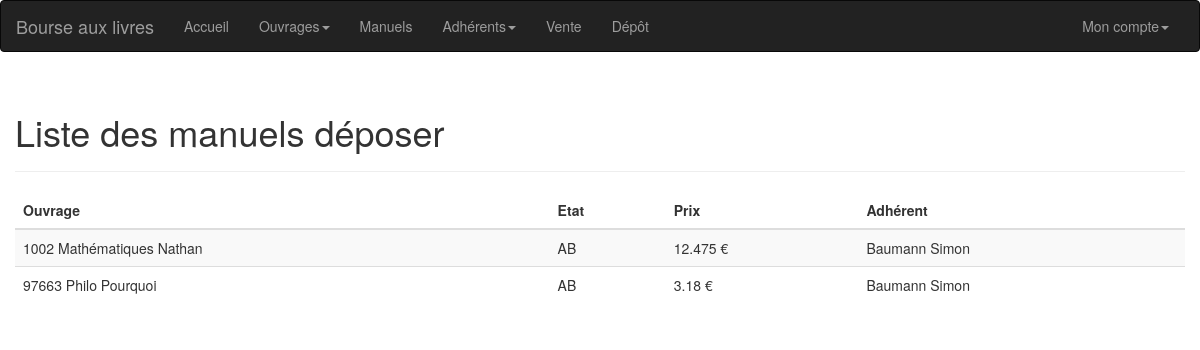
The app's page /manuels (signed in) with its own data.
### tables this page shows
CREATE TABLE `manuel` (
  `id` int(11) NOT NULL,
  `id_ouvrage` int(11) NOT NULL,
  `id_etat` int(11) NOT NULL,
  `prix` double NOT NULL,
  `id_adherent_depot` int(11) NOT NULL
);

CREATE TABLE `ouvrage` (
  `isbn` int(11) NOT NULL,
  `nom` varchar(255) NOT NULL,
  `type` varchar(255) NOT NULL,
  `editeur` varchar(255) NOT NULL,
  `classe` int(11) NOT NULL,
  `section` int(11) NOT NULL,
  `prix_neuf` double NOT NULL,
  `date_cotisation` varchar(255) NOT NULL
);

CREATE TABLE `etat` (
  `id` int(11) NOT NULL,
  `intitule` varchar(255) NOT NULL,
  `decote` double NOT NULL
);

CREATE TABLE `adherent` (
  `id` int(11) NOT NULL,
  `nom` varchar(255) NOT NULL,
  `prenom` varchar(255) NOT NULL,
  `adresse` varchar(255) NOT NULL,
  `ville` varchar(255) NOT NULL,
  `code_postal` varchar(255) NOT NULL,
  `date_cotisation` varchar(255) NOT NULL
);

### controleur/manuels.php (called while the page is built, shortened)
<?php
	require_once('modele/m_ouvrage.php');
	require_once('modele/m_manuel.php');
	require_once('modele/m_etat.php');
	require_once('modele/m_adherent.php');
	$m_ouvrage = new m_ouvrage($base_de_donnee);
	$m_manuel = new m_manuel($base_de_donnee);
	$m_etat = new m_etat($base_de_donnee);
	$m_adherent = new m_adherent($base_de_donnee);
	$nom_page = 'Liste des manuels déposer';
	$manuels = $m_manuel->lister_manuels();
?>

### modele/m_manuel.php (called while the page is built, shortened)
<?php
    class m_manuel{
		private $base_de_donnee;
		public function __construct($base_de_donnee){
			$this->base_de_donnee = $base_de_donnee;
		}
        public function lister_manuels(){
            $lister_manuels = $this->base_de_donnee->prepare('SELECT * FROM manuel');
            $lister_manuels->execute();
            $retour = $lister_manuels->fetchAll(PDO::FETCH_OBJ);
            return $retour;
        }
    }
?>

### modele/m_ouvrage.php (called while the page is built, shortened)
<?php
    class m_ouvrage{
		private $base_de_donnee;
		public function __construct($base_de_donnee){
			$this->base_de_donnee = $base_de_donnee;
		}
        public function get_ouvrage($isbn){
            $get_ouvrage = $this->base_de_donnee->prepare('SELECT * FROM ouvrage WHERE isbn = ?');
            $get_ouvrage->bindValue(1, $isbn, PDO::PARAM_INT);
            $get_ouvrage->execute();
            $retour = $get_ouvrage->fetch(PDO::FETCH_OBJ);
            return $retour;
        }
    }
?>

### modele/m_etat.php (called while the page is built, shortened)
<?php
    class m_etat{
		private $base_de_donnee;
		public function __construct($base_de_donnee){
			$this->base_de_donnee = $base_de_donnee;
		}
        public function get_etat($id){
            $get_etat = $this->base_de_donnee->prepare('SELECT * FROM etat WHERE id = ?');
            $get_etat->bindValue(1, $id, PDO::PARAM_INT);
            $get_etat->execute();
            $retour = $get_etat->fetch(PDO::FETCH_OBJ);
            return $retour;
        }
    }
?>

### modele/m_adherent.php (called while the page is built, shortened)
<?php
    class m_adherent{
		private $base_de_donnee;
		public function __construct($base_de_donnee){
			$this->base_de_donnee = $base_de_donnee;
		}
        public function get_adherent($id){
            $get_adherent = $this->base_de_donnee->prepare('SELECT * FROM adherent WHERE id = ?');
            $get_adherent->bindValue(1, $id, PDO::PARAM_INT);
            $get_adherent->execute();
            $retour = $get_adherent->fetch(PDO::FETCH_OBJ);
            return $retour;
        }
    }
?>

### vue/manuels.php (the view)
<div class="container">
    <div class="row">
    	<div class="page-header">
		    <h1><?php echo $nom_page; ?></h1>
		</div>
		<table class="table table-striped">
			<thead>
				<tr>
					<th>Ouvrage</th>
					<th>Etat</th>
					<th>Prix</th>
					<th>Adhérent</th>
				</tr>
			</thead>
			<?php
				foreach ($manuels as $manuel) {
					echo '
							<tr>
								<td>' . $m_ouvrage->get_ouvrage($manuel->id_ouvrage)->isbn . ' ' . $m_ouvrage->get_ouvrage($manuel->id_ouvrage)->nom . ' ' . $m_ouvrage->get_ouvrage($manuel->id_ouvrage)->editeur . '</td>
								<td>' . $m_etat->get_etat($manuel->id_etat)->intitule . '</td>
								<td>' . $manuel->prix . ' €</td>
								<td>' . $m_adherent->get_adherent($manuel->id_adherent_depot)->nom .' ' . $m_adherent->get_adherent($manuel->id_adherent_depot)->prenom . '</td>
							</tr>
					';
				}
			?>
		</table>
    </div>
</div>

### records on screen
manuel: id_ouvrage "1002", id_ouvrage.nom "Mathématiques", id_ouvrage.editeur "Nathan", id_etat.intitule "AB", prix "12.475", id_adherent_depot.nom "Baumann", id_adherent_depot.prenom "Simon"
manuel: id_ouvrage "97663", id_ouvrage.nom "Philo", id_ouvrage.editeur "Pourquoi", id_etat.intitule "AB", prix "3.18", id_adherent_depot.nom "Baumann", id_adherent_depot.prenom "Simon"

### other values on screen
$nom_page "Liste des manuels déposer"
